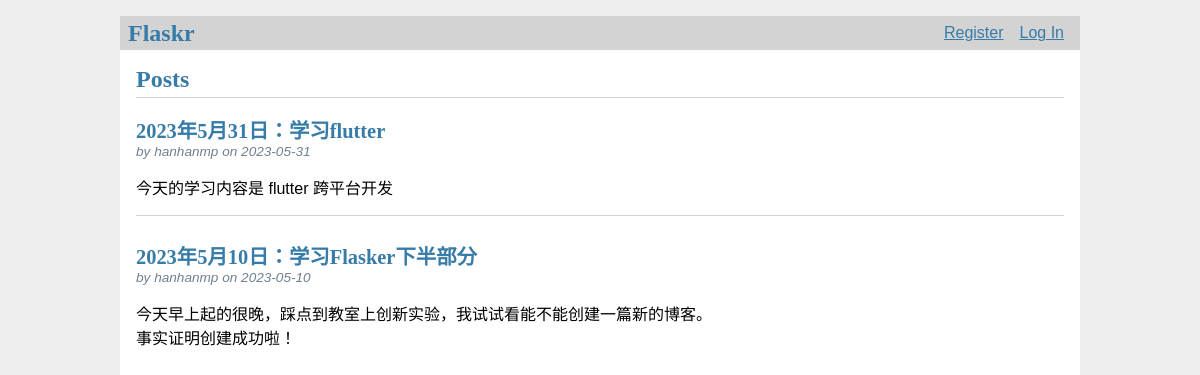
Before: / with the older database file.
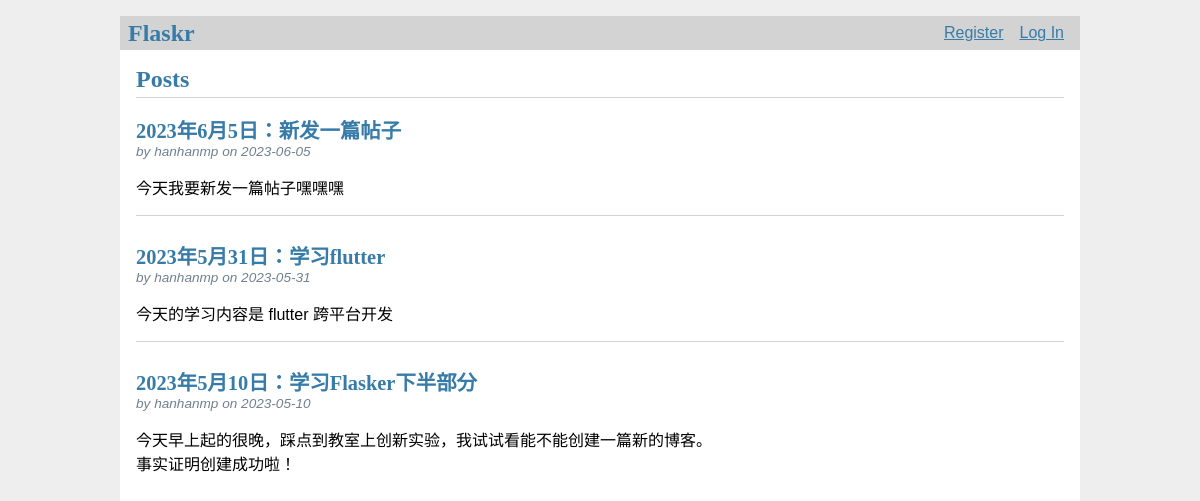
After: the same page with the newer database file.
### tables this page shows
CREATE TABLE post (
  id INTEGER PRIMARY KEY AUTOINCREMENT,
  author_id INTEGER NOT NULL,
  created TIMESTAMP NOT NULL DEFAULT CURRENT_TIMESTAMP,
  title TEXT NOT NULL,
  body TEXT NOT NULL,
  FOREIGN KEY (author_id) REFERENCES user (id)
);

CREATE TABLE user (
  id INTEGER PRIMARY KEY AUTOINCREMENT,
  username TEXT UNIQUE NOT NULL,
  password TEXT NOT NULL
);

### flaskr/blog.py (the view)
@bp.route('/')
def index():
    db = get_db()
    posts = db.execute(
        'SELECT p.id, title, body, created, author_id, username'
        ' FROM post p JOIN user u ON p.author_id = u.id'
        ' ORDER BY created DESC'
    ).fetchall()
    return render_template('blog/index.html', posts=posts)

### flaskr/auth.py (called while the page is built)
@bp.before_app_request
def load_logged_in_user():
    user_id = session.get('user_id')
    if user_id is None:
        g.user = None
    else:
        g.user = get_db().execute(
            'SELECT * FROM user WHERE id = ?', (user_id,)
        ).fetchone()

### flaskr/db.py (called while the page is built)
def get_db():
    if 'db' not in g:
        g.db = sqlite3.connect(
            current_app.config['DATABASE'],
            detect_types=sqlite3.PARSE_DECLTYPES
        )
        g.db.row_factory = sqlite3.Row
    return g.db

### flaskr/templates/blog/index.html (shortened to what this page needs)
{% extends 'base.html' %}
{% block header %}
  <h1>{% block title %}Posts{% endblock %}</h1>
{% endblock %}
{% block content %}
  {% for post in posts %}
    <article class="post">
      <header>
        <div>
          <h1>{{ post['title'] }}</h1>
          <div class="about">by {{ post['username'] }} on {{ post['created'].strftime('%Y-%m-%d') }}</div>
        </div>
      </header>
      <p class="body">{{ post['body'] }}</p>
    </article>
    {% if not loop.last %}
      <hr>
    {% endif %}
  {% endfor %}
{% endblock %}

### flaskr/templates/base.html (shortened to what this page needs)
<!doctype html>
<link rel="stylesheet" href="{{ url_for('static', filename='style.css') }}">
<nav>
  <h1>Flaskr</h1>
  <ul>
    {% if g.user %}
      <li><span>{{ g.user['username'] }}</span>
      <li><a href="{{ url_for('auth.logout') }}">Log Out</a>
    {% else %}
      <li><a href="{{ url_for('auth.register') }}">Register</a>
      <li><a href="{{ url_for('auth.login') }}">Log In</a>
    {% endif %}
  </ul>
</nav>
<section class="content">
  <header>
    {% block header %}{% endblock %}
  </header>
  {% block content %}{% endblock %}
</section>

### flaskr/static/style.css (style rules this page uses)
h1 { font-family: serif; color: #377ba8; margin: 1rem 0; }
a { color: #377ba8; }
hr { border: none; border-top: 1px solid lightgray; }
nav { background: lightgray; display: flex; align-items: center; padding: 0 0.5rem; }
nav h1 { flex: auto; margin: 0; }
nav ul { display: flex; list-style: none; margin: 0; padding: 0; }
nav ul li a, nav ul li span, header .action { display: block; padding: 0.5rem; }
.content { padding: 0 1rem 1rem; }
.content>header { border-bottom: 1px solid lightgray; display: flex; align-items: flex-end; }
.content>header h1 { flex: auto; margin: 1rem 0 0.25rem 0; }
.post>header { display: flex; align-items: flex-end; font-size: 0.85em; }
.post>header>div:first-of-type { flex: auto; }
.post>header h1 { font-size: 1.5em; margin-bottom: 0; }
.post .about { color: slategray; font-style: italic; }
.post .body { white-space: pre-line; }
.content:last-child { margin-bottom: 0; }

Changed rows visible on the page:
added post: title "2023年6月5日：新发一篇帖子", username "hanhanmp", created "2023-06-05", body "今天我要新发一篇帖子嘿嘿嘿"
